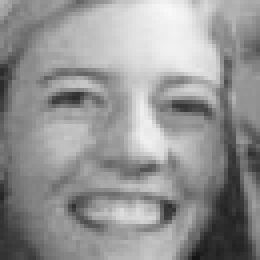
#> input picture PythonFacebookFaceRecognition/faces/110fd484-82fa-45d3-9e65-8b5ad5ad1a29/760880753996562.jpg, 65 x 65 px (shown 4 times larger)
$ python -i face_detector.py   (imports and definitions only)
#> lines starting #> are read from the running program, lines starting #| are printed output that depends on the picture
import os
from math import sqrt, pow

import cv2
import psycopg2


class FaceDetector:
    # [68 lines left out: functions distance, ingest, not called in this run]

    def detect_file(self, filename):
        img = cv2.imread(filename)
#> img is the input picture: shape (65, 65, 3); min 21, max 249, mean 148.1
        return self.detect(img)

    def detect(self, img):
        face_cascade = cv2.CascadeClassifier('/Users/wsgreen/workspace/UpdatedDrop/PythonFacebookFaceRecognition/haarcascade_frontalface_default.xml')
        if img is None or not img.size:
            print("Couldn't read image")
            return None
        gray = cv2.cvtColor(img, cv2.COLOR_BGR2GRAY)
        gray = cv2.equalizeHist(gray)
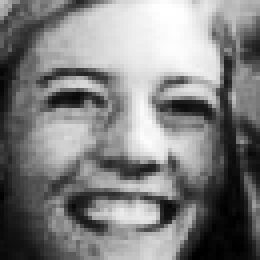
#> gray: shape (65, 65) (shown 4 times larger); min 0, max 255, mean 128.3
        print(gray.shape)
#| (65, 65)
        faces = face_cascade.detectMultiScale(gray)
#> faces = [[5, 4, 56, 56]]
        cropped_faces = []
        for x,y,w,h in faces:
            cropped_faces.append(gray[y:y+h, x:x+w])
#> this loop made 1 pass
#> after the loop, cropped_faces = 1 item

        return cropped_faces


# [3 lines not run here, left out]

>>> result = FaceDetector().detect_file('faces/110fd484-82fa-45d3-9e65-8b5ad5ad1a29/760880753996562.jpg')
#> result = 1 item

$ run again, on PythonFacebookFaceRecognition/faces/37cfb9fe-5b7e-46d2-9b27-e6d9144d1bd6/811212035599263.jpg
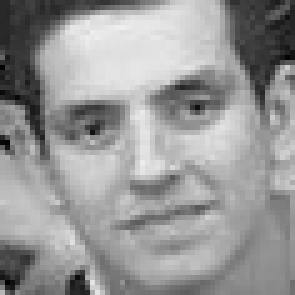
#> input picture PythonFacebookFaceRecognition/faces/37cfb9fe-5b7e-46d2-9b27-e6d9144d1bd6/811212035599263.jpg, 59 x 59 px (shown 5 times larger)
#> in detect_file, img is the input picture: shape (59, 59, 3); min 2, max 239, mean 151.3
#> in detect, `gray = cv2.equalizeHist(gray)`:
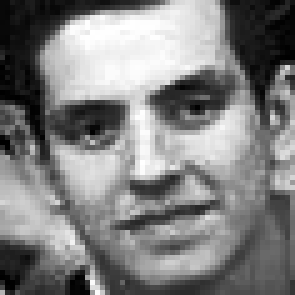
#> gray: shape (59, 59) (shown 5 times larger); min 0, max 255, mean 128.3
#| (59, 59)
#> faces = [[4, 4, 51, 51]]
#> the loop in detect, `for x,y,w,h in faces:` made 1 pass
#> after the loop in detect, `for x,y,w,h in faces:`: cropped_faces = 1 item

$ run again, on PythonFacebookFaceRecognition/faces/37cfb9fe-5b7e-46d2-9b27-e6d9144d1bd6/902612646459201.jpg
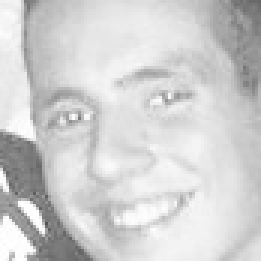
#> input picture PythonFacebookFaceRecognition/faces/37cfb9fe-5b7e-46d2-9b27-e6d9144d1bd6/902612646459201.jpg, 87 x 87 px (shown 3 times larger)
#> in detect_file, img is the input picture: shape (87, 87, 3); min 84, max 255, mean 208
#> in detect, `gray = cv2.equalizeHist(gray)`:
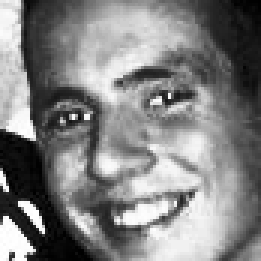
#> gray: shape (87, 87) (shown 3 times larger); min 0, max 255, mean 129
#| (87, 87)
#> faces = [[2, 5, 79, 79]]
#> the loop in detect, `for x,y,w,h in faces:` made 1 pass
#> after the loop in detect, `for x,y,w,h in faces:`: cropped_faces = 1 item

$ run again, on PythonFacebookFaceRecognition/faces/3b3f1764-1ac8-4688-b117-e3587bfeb024/811212035599263.jpg
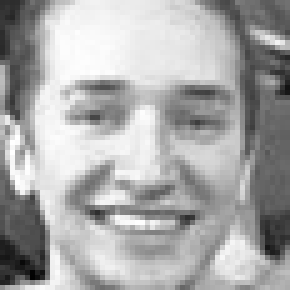
#> input picture PythonFacebookFaceRecognition/faces/3b3f1764-1ac8-4688-b117-e3587bfeb024/811212035599263.jpg, 58 x 58 px (shown 5 times larger)
#> in detect_file, img is the input picture: shape (58, 58, 3); min 2, max 255, mean 169.5
#> in detect, `gray = cv2.equalizeHist(gray)`:
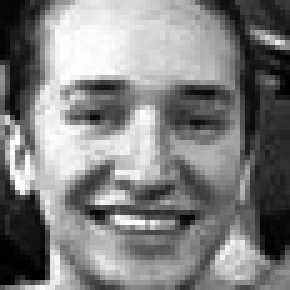
#> gray: shape (58, 58) (shown 5 times larger); min 0, max 255, mean 128.2
#| (58, 58)
#> faces = [[3, 2, 52, 52]]
#> the loop in detect, `for x,y,w,h in faces:` made 1 pass
#> after the loop in detect, `for x,y,w,h in faces:`: cropped_faces = 1 item
